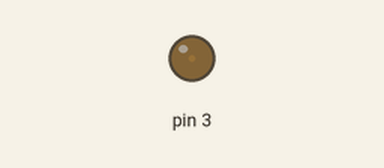
The sketch below on a simulated Arduino Uno, built with avr-gcc and run on an emulated ATmega328P. Shown: output pins drawn as LEDs (lit = HIGH).

Above: at 0.05 s.
At 1.3 s:
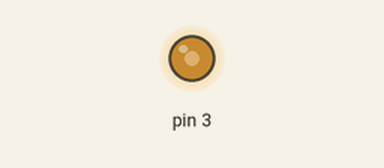
At 1.9 s:
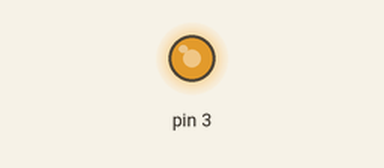
At 2.55 s:
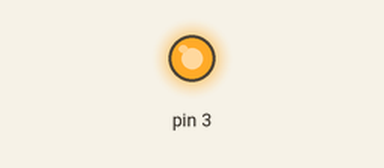
Timing chart, 0 to 5.9 s (numbered marks = the images above):
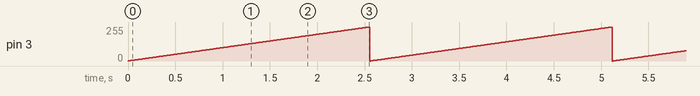

The sketch:

sketch_jan28a.ino
```cpp
int luminosidad =0;

void setup() {
  Serial.begin(9600);
  pinMode(3, OUTPUT);
  pinMode(A0, INPUT);
}

void loop() {
  luminosidad ++;
  if(luminosidad >= 256){
   luminosidad = 0;
    }
  analogWrite(3, luminosidad);
  delay(10);
}
```

Measured:
- by itself, pin 3: ramps from 0/255 to 255/255 and jumps back, once every 2.6 s
